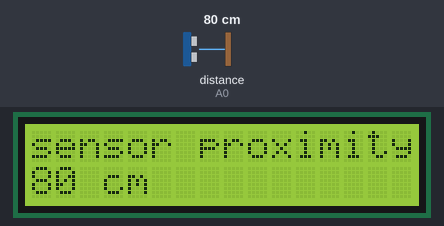
A sketch run on a simulated Arduino Uno, built with avr-gcc and run on an emulated ATmega328P. Shown: 16×2 character LCD. Wiring (inferred from the names in the program): ultrasonic range finder: trigger A1; echo A0. The test bench sets the inputs (shaded band); at power-on: distance to the obstacle (sensor on A0) 80 cm. The echo pulse lasts 58.3 µs per cm.

Above: at 1.2 s.
1.3 s: distance to the obstacle (sensor on A0) set to 250 cm
At 1.33 s:
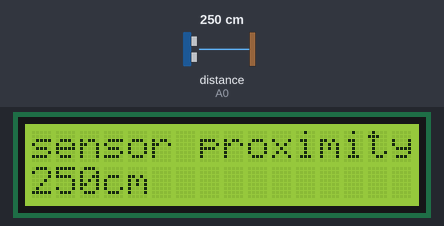
2.8 s: distance to the obstacle (sensor on A0) set to 2 cm
At 3.4 s:
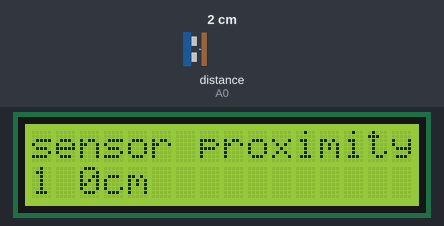
4.3 s: distance to the obstacle (sensor on A0) set to 4 cm
At 5.1 s:
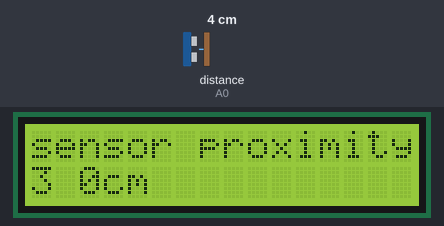
Timing chart, 0 to 7.3 s (numbered marks = the images above; inputs shaded):
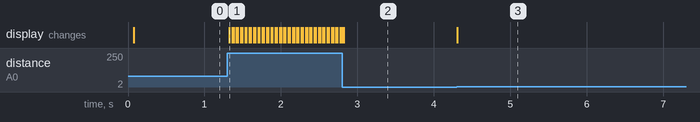

Measured:
- after the input at 1.3 s, the display: changes at once (image 1)
- after the input at 2.8 s, the display: first changes at once (image 2 shows a later state)
- after the input at 4.3 s, the display: changes at once (image 3)

The sketch:

rangefinder_basic.ino
```cpp
#include <LiquidCrystal.h>
#include <string.h>
#include <stdlib.h>

// initialize the library with the numbers of the interface pins
LiquidCrystal lcd(12, 11, 5, 4, 3, 2);

int echoPin = A0;
int trigPin = A1;

void setup() {
  Serial.begin(9600);
  lcd.begin(16, 2);
  pinMode(trigPin, OUTPUT);
  pinMode(echoPin, INPUT);
}

void loop() {
    lcd.setCursor(0, 0);
    lcd.write("sensor proximity:");

    int duration, cm;
    digitalWrite(trigPin, LOW);
    delayMicroseconds(2);
    digitalWrite(trigPin, HIGH);
    delayMicroseconds(10);
    digitalWrite(trigPin, LOW);
    duration = pulseIn(echoPin, HIGH);
    cm = duration / 29 / 2;

    // Serial.print(cm);
    // Serial.println(" cm");

    lcd.setCursor(0, 1);
    lcd.write("  ");
    lcd.setCursor(0, 1);
    lcd.print(cm);
    lcd.setCursor(3, 1);
    lcd.write("cm");
}
```
